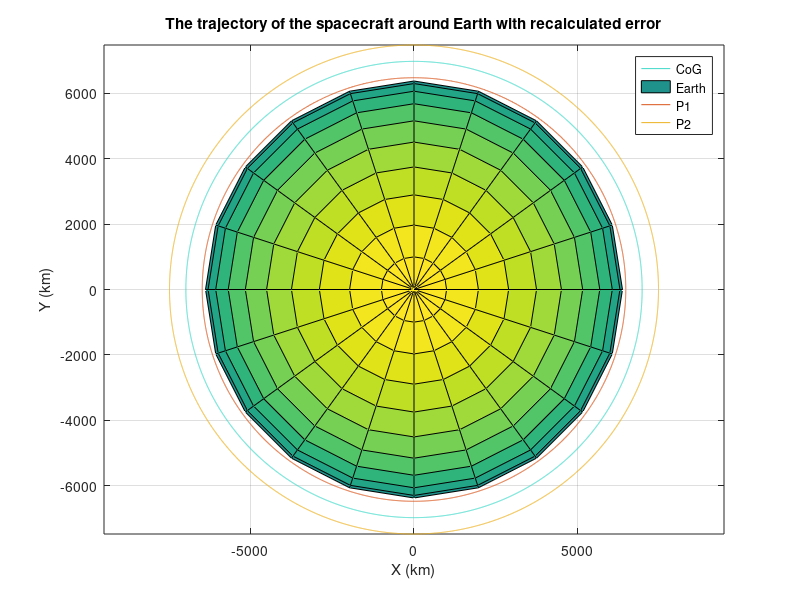
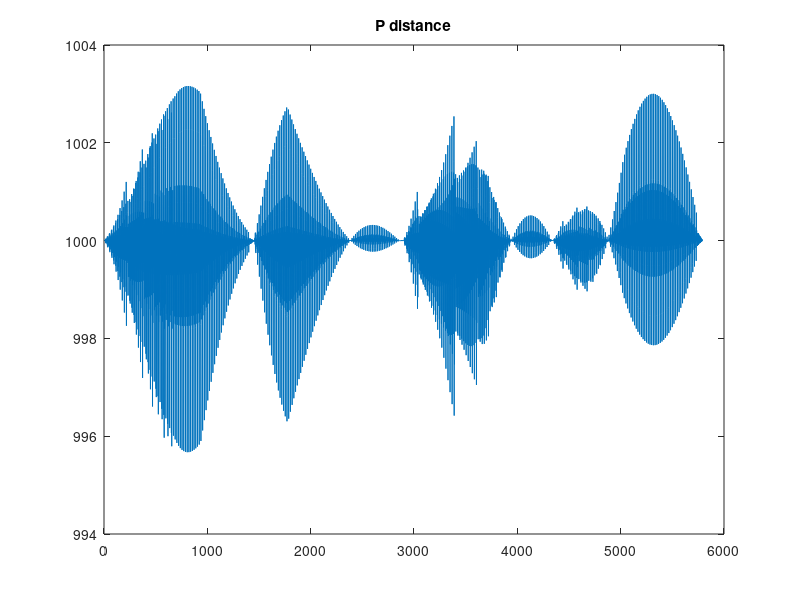
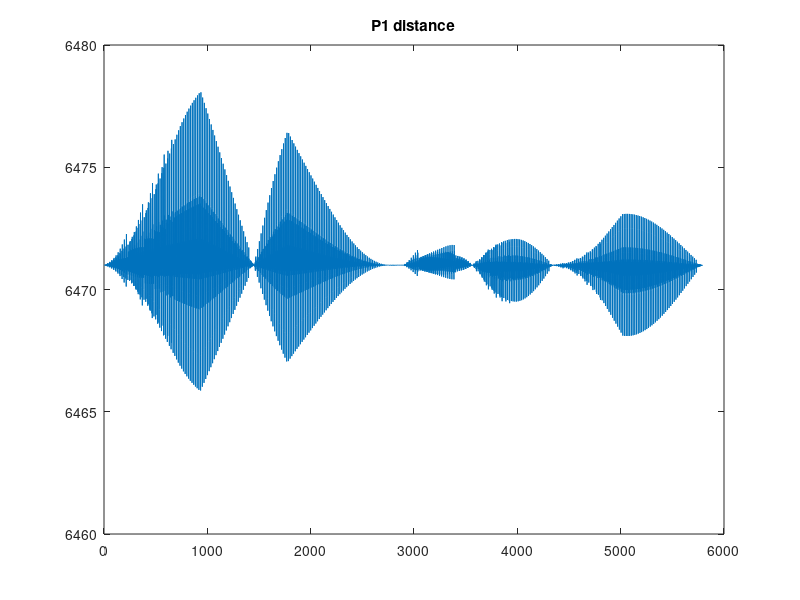
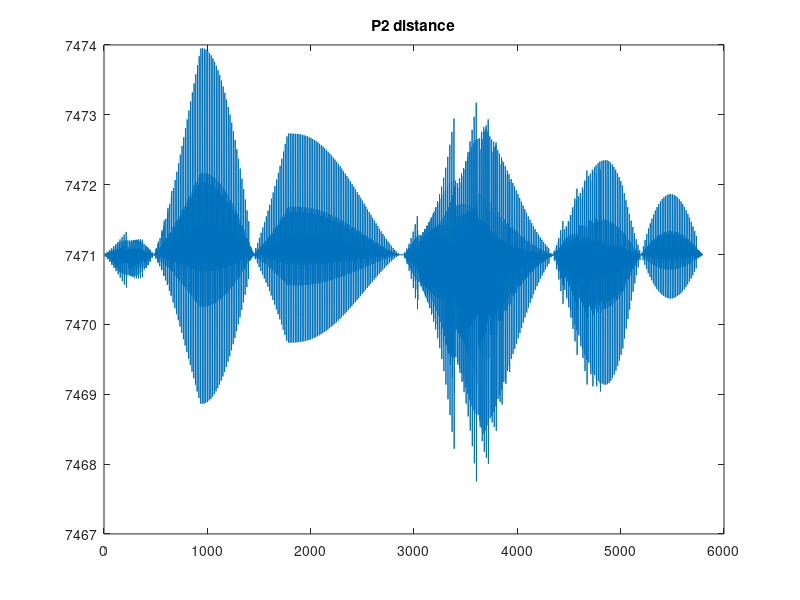

Reproduce these figures in MATLAB, in order.
function diss_test2_2
fprintf('\n')
warning('off')

% Provides orbit of satellite in Circular orbit, i = 0

% Earth
mu = 398600; %km^3 s^-2
RE = 6371; %km
%g0 = 9.81e-3; %km/s
karmin_line = 100; %km

% input
inputs = {'Number of rotations per orbit: (Recommended 1-3)','Length of tether: (Recommended 100-1800)'};
title_input = 'Rotations and Length';
dims = [1 40];
hint = {'1','1000'};
control = inputdlg(inputs,title_input,dims,hint);
rot_orbit = str2double(control{1}); %Number of rotations per orbit
sat_length = str2double(control{2}); %Length of tether
fprintf('Number of rotations = %g\n',rot_orbit)
fprintf('Length of tether = %gkm\n\n',sat_length)

% Sat information

sat_radius = sat_length/2; %km
a = RE + sat_radius + karmin_line; % Distance from centre of the Earth
theta_s = 0; %theta at the start of the run

% Orbit information
T = 2 * pi * sqrt(a^3/mu); % Time period
v_orb = (2*pi*a)/T; % Orbital velocity
delta_theta = 2*pi*rot_orbit; % Total angle change over orbit 

omega = delta_theta/T; % Angular velocity

% Cartesian Coordinates
% As the satellite is orbiting the equator, we will look in the [x y]
% coordinates
e_hat_r = [cos(theta_s); sin(theta_s)]; % Unit vector
r_ = a*e_hat_r; % Postions vector [X Y 0]
e_hat_theta = [-sin(theta_s); cos(theta_s)];
v_ = v_orb*e_hat_theta; % Velocity vector [x y 0]

r_P1_orb = a-sat_radius; % v = d/t where d = pi*diameter
r_P2_orb = a+sat_radius;

r_P1 = r_P1_orb*e_hat_r;
r_P2 = r_P2_orb*e_hat_r;

theta = theta_s;

% Initial conditions
initial_conditions = [r_(1) r_(2) v_(1) v_(2) theta 0 r_P1(1) r_P1(2) r_P2(1) r_P2(2)];
tic
fprintf('Please wait while I run some calculations,\nyour buisness is important to us... *♫Hold Music♫*\n\n')

U = initial_conditions;

[~,U] = ode45(@loving_life, [0 T], U);
x = U(:,1); y = U(:,2); u_CoG = U(:,3); v_CoG = U(:,4); theta = U(:,5); time = U(:,6); x_P1 = U(:,7); y_P1 = U(:,8); x_P2 = U(:,9); y_P2 = U(:,10);
 
fprintf('Thank you for waiting \n\n')

%fprintf('The difference between the inital and final position of the trajectory is %0.2gkm (%0.4gkm)\n',close_diff,close_diff)

figure(1)
plot(x,y,'color',[61/255 217/255 201/255])

xlabel('X (km)'),ylabel('Y (km)'),zlabel('Z (km)'),title('The trajectory of the spacecraft around Earth with recalculated error')
grid on
hold on
[X,Y,Z] = sphere;
surf(X*RE,Y*RE,Z*RE)
axis equal

toc

plot(x_P1, y_P1)

plot(x_P2, y_P2)
legend CoG Earth P1 P2
hold off

P_dist_hold = sqrt((x_P1-x_P2).^2+(y_P1-y_P2).^2);
P1_dist = sqrt(x_P1.^2+y_P1.^2);
P2_dist = sqrt(x_P2.^2+y_P2.^2);


figure(2)
plot(time,P_dist_hold)
title('P distance')

figure(3)
plot(time,P1_dist)
title('P1 distance')

figure(4)
plot(time,P2_dist)
title('P2 distance')


fprintf('%g\n',mean(P_dist_hold))
fprintf('%g\n',mean(P1_dist))
fprintf('%g\n',mean(P2_dist))

function dU = loving_life(t,U)
    dU = zeros(size(U));
    x = U(1);
    y = U(2);
    u_CoG = U(3);
    v_CoG = U(4);
    theta = U(5);
    time = U(6);
    x_P1 = U(7); 
    y_P1 = U(8); 
    x_P2 = U(9); 
    y_P2 = U(10); 
    
    
    % Equations for delta of each value
    r = sqrt(x^2 + y^2);
    
    dU(1) = u_CoG;
    dU(2) = v_CoG;
    dU(3) = -(mu*x)/r^3;
    dU(4) = -(mu*y)/r^3;

    dU(5) = omega*(t-time);
    dU(6) = t - time;
    theta = omega*t;
    e_hat_rP = [cos(theta); sin(theta)];

    dU(7) = x - (sat_radius*e_hat_rP(1)) - x_P1;
    dU(8) = y - (sat_radius*e_hat_rP(2)) - y_P1;
    dU(9) = x + (sat_radius*e_hat_rP(1)) - x_P2;
    dU(10) = y + (sat_radius*e_hat_rP(2)) - y_P2;
    
end
end